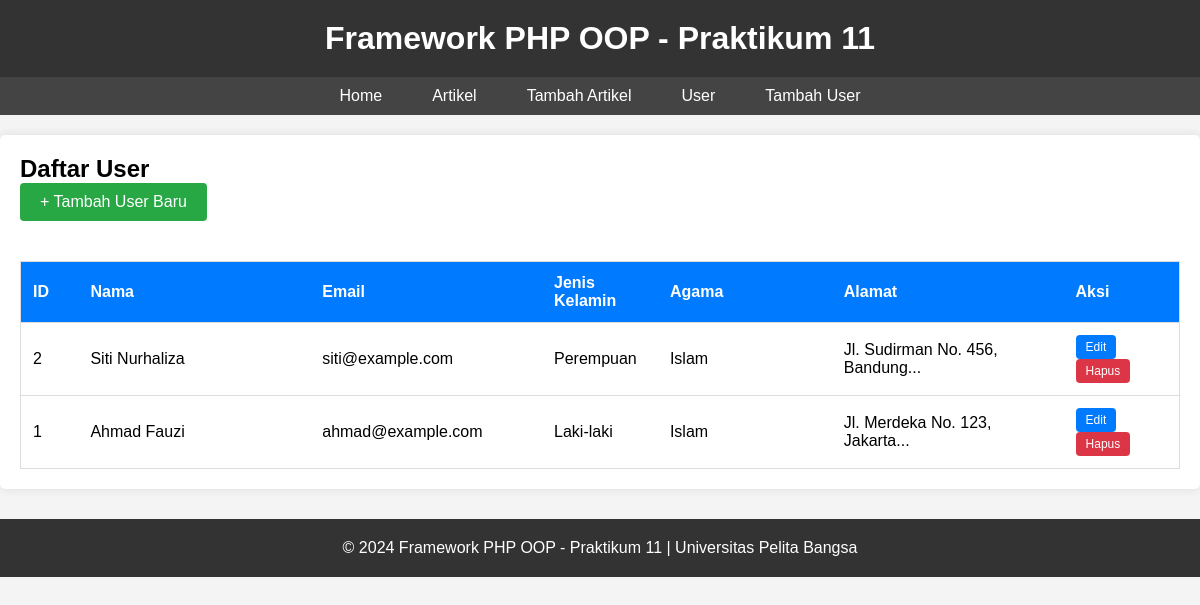
/index.php?mod=user&page=index, run on the app's committed database.
### tables this page shows
CREATE TABLE IF NOT EXISTS users (
    id INT(11) AUTO_INCREMENT PRIMARY KEY,
    nama VARCHAR(100) NOT NULL,
    email VARCHAR(100) NOT NULL,
    pass VARCHAR(255) NOT NULL,
    jenis_kelamin ENUM('L', 'P') NOT NULL,
    agama VARCHAR(20) NOT NULL,
    hobi TEXT,
    alamat TEXT NOT NULL
);

### config.php (called while the page is built)
<?php
$config = [
    'host' => 'localhost',
    'username' => 'root',
    'password' => '',
    'db_name' => 'latihan_oop'
];
?>

### class/database.php (called while the page is built, shortened)
<?php
class Database
{
    protected $host;
    protected $user;
    protected $password;
    protected $db_name;
    protected $conn;
    public function __construct()
    {
        $this->conn = new mysqli($this->host, $this->user, $this->password, $this->db_name);
    }
    private function getConfig()
    {
        include("config.php");
        $this->host = $config['host'];
        $this->user = $config['username'];
        $this->password = $config['password'];
        $this->db_name = $config['db_name'];
    }
    public function query($sql)
    {
        return $this->conn->query($sql);
    }
}
?>

### module/user/index.php (the view)
<?php
$db = new Database();
$result = $db->query("SELECT * FROM users ORDER BY id DESC");
?>
<h2>Daftar User</h2>
<a href="/lab11_php_oop/user/tambah" class="btn btn-success" style="margin-bottom: 20px;">+ Tambah User Baru</a>
<?php if ($result && $result->num_rows > 0): ?>
<table class="data-table">
    <thead>
        <tr>
            <th width="5%">ID</th>
            <th width="20%">Nama</th>
            <th width="20%">Email</th>
            <th width="10%">Jenis Kelamin</th>
            <th width="15%">Agama</th>
            <th width="20%">Alamat</th>
            <th width="10%">Aksi</th>
        </tr>
    </thead>
    <tbody>
        <?php while ($row = $result->fetch_assoc()): ?>
        <tr>
            <td><?php echo $row['id']; ?></td>
            <td><?php echo $row['nama']; ?></td>
            <td><?php echo $row['email']; ?></td>
            <td><?php echo $row['jenis_kelamin'] == 'L' ? 'Laki-laki' : 'Perempuan'; ?></td>
            <td><?php echo $row['agama']; ?></td>
            <td><?php echo substr($row['alamat'], 0, 50); ?>...</td>
            <td>
                <a href="/lab11_php_oop/user/ubah?id=<?php echo $row['id']; ?>" class="btn" style="font-size: 12px; padding: 5px 10px;">Edit</a>
                <a href="/lab11_php_oop/user/hapus?id=<?php echo $row['id']; ?>" class="btn btn-danger" style="font-size: 12px; padding: 5px 10px;" onclick="return confirm('Yakin ingin menghapus?')">Hapus</a>
            </td>
        </tr>
        <?php endwhile; ?>
    </tbody>
</table>
<?php else: ?>
<div class="alert alert-danger">
    Belum ada data user. <a href="/lab11_php_oop/user/tambah">Tambah user sekarang</a>
</div>
<?php endif; ?>

### template/header.php (style rules this page uses)
* { margin: 0; padding: 0; box-sizing: border-box; }
body { font-family: Arial, sans-serif; background-color: #f4f4f4; }
table { width: 100%; border-collapse: collapse; margin-top: 20px; }
table td { padding: 10px; }
input[type="submit"], .btn { background-color: #007bff; color: white; padding: 10px 20px; border: none; border-radius: 4px; cursor: pointer; text-decoration: none; display: inline-block; }
.btn-success { background-color: #28a745; }
.btn-danger { background-color: #dc3545; }
.data-table { width: 100%; border: 1px solid #ddd; }
.data-table th, .data-table td { padding: 12px; text-align: left; border-bottom: 1px solid #ddd; }
.data-table th { background-color: #007bff; color: white; }

### data on the page
users: id "2", nama "Siti Nurhaliza", email "siti@example.com", jenis_kelamin "Perempuan", agama "Islam", alamat "Jl. Sudirman No. 456, Bandung"
users: id "1", nama "Ahmad Fauzi", email "ahmad@example.com", jenis_kelamin "Laki-laki", agama "Islam", alamat "Jl. Merdeka No. 123, Jakarta"
